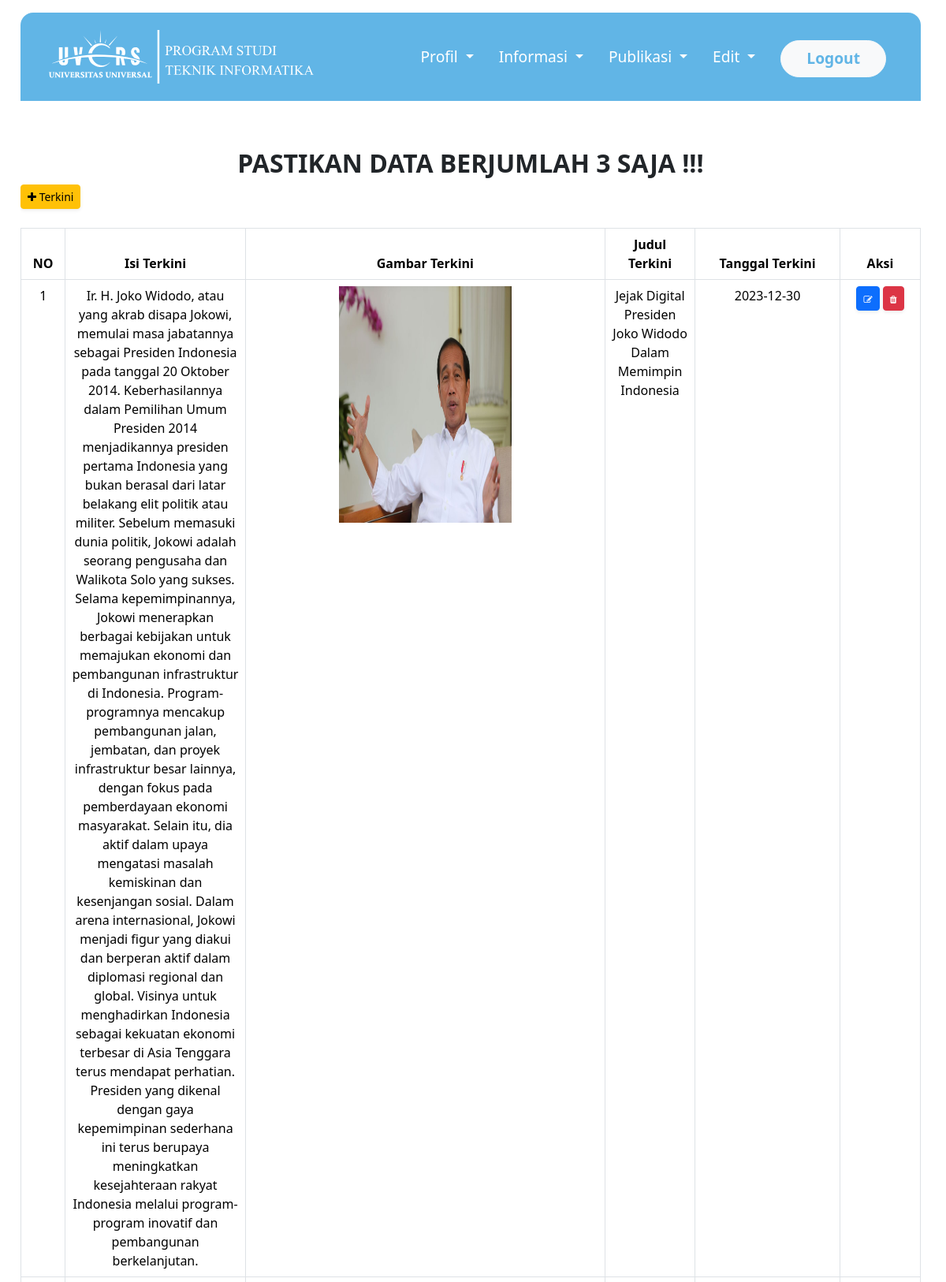
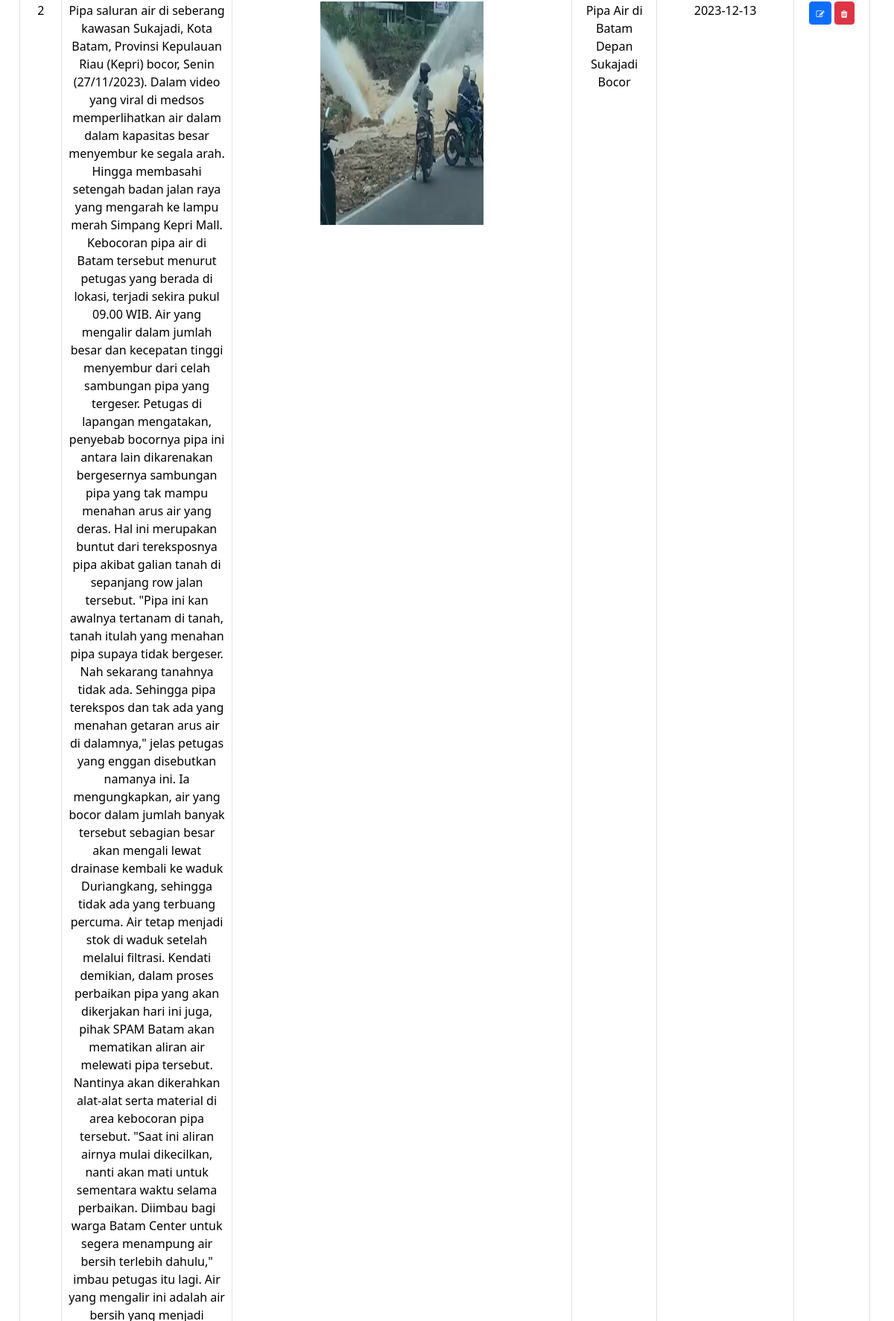
The app's page /admin.php?page=eterkini (signed in, upper part) with its own data (2 pictures, top to bottom).
### tables this page shows
CREATE TABLE `tbl_terkini` (
  `id_terkini` int(255) NOT NULL,
  `isi_terkini` text NOT NULL,
  `gambar_terkini` text NOT NULL,
  `judul_terkini` varchar(999) NOT NULL,
  `tanggal_terkini` date NOT NULL
);

### eterkini.php (the view, shortened to what this page needs)
<div class="card-body">
    <h2>PASTIKAN DATA BERJUMLAH 3 SAJA !!!</h2>
    <div class="table-responsive">
        <a href="admin.php?page=inputterkini" class="d-none d-sm-inline-block btn btn-sm btn-warning shadow-sm">
            <i class="fa fa-plus"></i>
            Terkini
        </a>
        <br>
        <br>
        <table class="table table-bordered text-center" id="datatable" width="100%" cellspacing="0">
            <thead>
                <tr>
                    <th>NO</th>
                    <th>Isi Terkini</th>
                    <th>Gambar Terkini</th>
                    <th>Judul Terkini</th>
                    <th>Tanggal Terkini</th>
                    <th>Aksi</th>
                </tr>
            </thead>
            <tbody>
                <?php
                include_once "koneksi.php";
                $sql = mysqli_query($db, "SELECT * FROM tbl_terkini;");
                $no = 1;
                while ($rdata = mysqli_fetch_array($sql)) {
                    ?>
                    <tr>
                        <td>
                            <?php echo $no; ?>
                        </td>
                        <td style="width: 20%;">
                            <?php echo $rdata['isi_terkini']; ?>
                        </td>
                        <td style="width: 40%;">
                            <?php echo "<img src = 'images/$rdata[gambar_terkini]' width = '50%' height = '300px'>" ?>
                        </td>
                        <td style="width: 10%;">
                            <?php echo $rdata['judul_terkini']; ?>
                        </td>
                        <td>
                            <?php echo $rdata['tanggal_terkini']; ?>
                        </td>
                        <td>
                            <a href="admin.php?page=edit_terkini&idterkini=<?php echo $rdata['id_terkini']; ?>" class=" d-none
                                    d-sm-inline-block btn btn-sm btn-primary shadow-sm">
                                <i class="fa fa-edit"></i>
                            </a>
                            <a href="admin.php?page=del_terkini&idterkini=<?php echo $rdata['id_terkini']; ?>" class=" d-none
                                    d-sm-inline-block btn btn-sm btn-danger shadow-sm"
                                onclick="return confirm('Yakin Hapus Data Ini..?')">
                                <i class="fa fa-trash"></i>
                            </a>
                        </td>
                    </tr>
                    <?php
                    $no++;
                }
                ?>
            </tbody>
        </table>
    </div>
</div>

### css/app.css (style rules this page uses)
body, html { height: 100% !important; }
.fa { font-size: 0.8em; }

### eterkini.php (style rules this page uses)
.card-body { margin: 60px 32px 60px 26px; }
.fa-plus { font-size: 14px; }
.card-body h2 { text-align: center; font-weight: 600; }

### records on screen
tbl_terkini: isi_terkini "Ir. H. Joko Widodo, atau yang akrab disapa Jokowi, memulai masa jabatannya sebagai Presiden Indonesia pada tanggal 20 Oktober 2014. Keberhasilannya dalam Pemilihan Umum Presiden 2014 menjadikannya presiden pertama Indonesia yang bukan berasal dari latar belakang elit politik atau militer. Sebelum memasuki dunia politik, Jokowi adalah seorang pengusaha dan Walikota Solo yang sukses. Selama kepemimpinannya, Jokowi menerapkan berbagai kebijakan untuk memajukan ekonomi dan pembangunan infrastruktur di Indonesia. Program-programnya mencakup pembangunan jalan, jembatan, dan proyek infrastruktur besar lainnya, dengan fokus pada pemberdayaan ekonomi masyarakat. Selain itu, dia aktif dalam upaya…", gambar_terkini (picture), judul_terkini "Jejak Digital Presiden Joko Widodo Dalam Memimpin Indonesia", tanggal_terkini "2023-12-30"
tbl_terkini: gambar_terkini (picture), judul_terkini "Pipa Air di Batam Depan Sukajadi Bocor", tanggal_terkini "2023-12-13"
